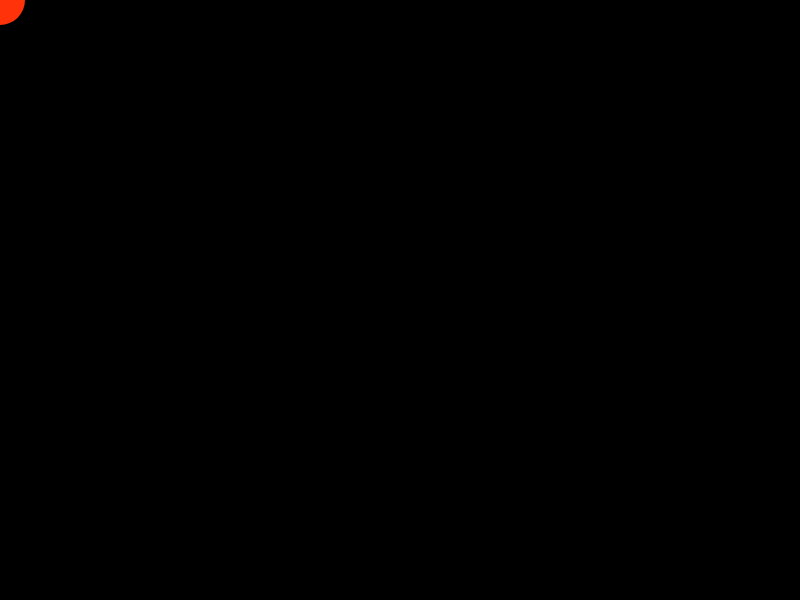
Frame 1 (no input)
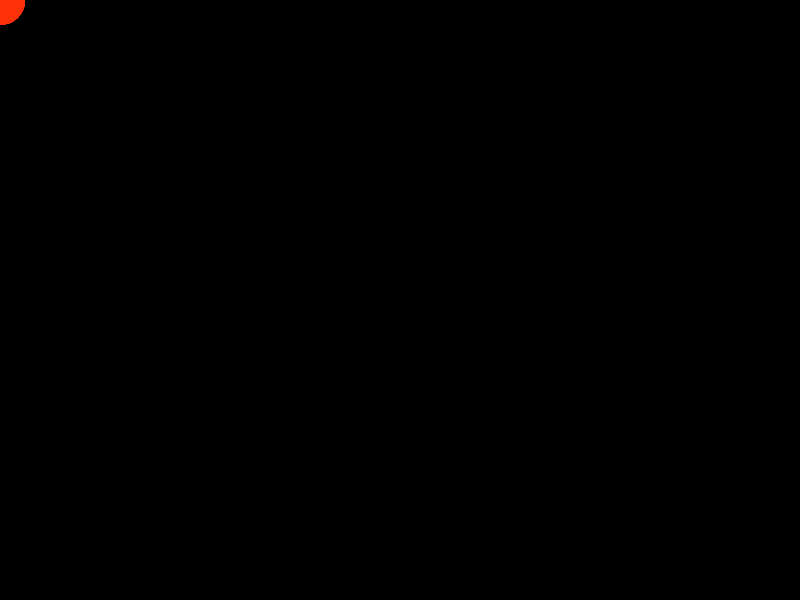
Frame 60 (no input)
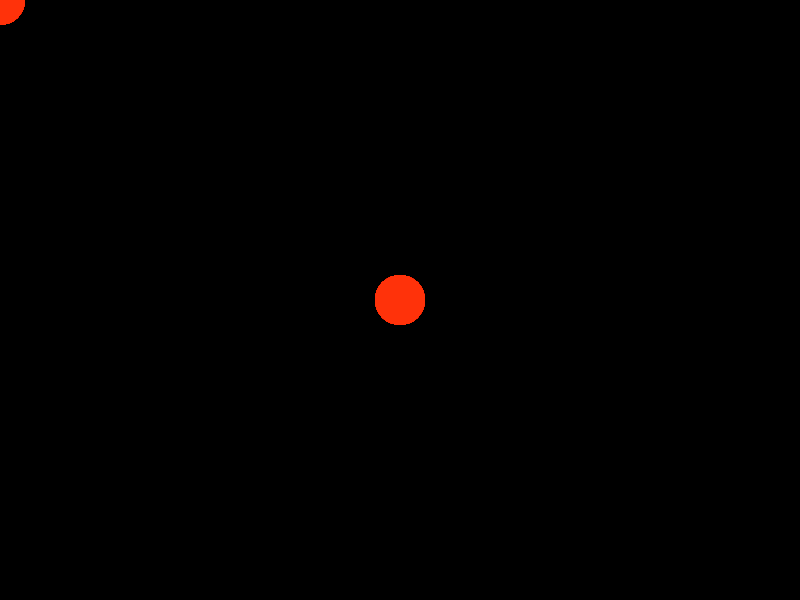
Frame 120 (the mouse pressed at the canvas centre since frame 60)

The p5.js sketch that drew these frames (run headless with seeded random() and noise() and a simulated clock; from frame 60 on, the mouse is pressed at the canvas centre):

// p5.js sketch
// ── sketch.js
let trail = [];
let maxTrailLength = 20;

var d = 50;

function setup() {
  createCanvas(800, 600);
  background(0)
  noStroke()
  mouseX = -d
  movedY = -d
}

function draw() {

  fill(255,50,10)
  ellipse(mouseX, mouseY, 50,50)
  
  
}
